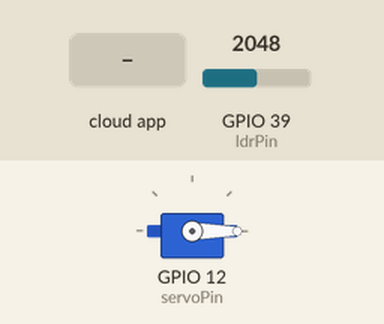
A sketch run on a simulated ESP32. On the bench: servo. The test bench sets the inputs (shaded band); at power-on: GPIO 39 (ldrPin) = 2048. WiFi joins after 1.5 s; servers stay silent unless stated; the Firebase database answers and starts empty; what the sketch prints to the serial monitor is not drawn.

Above: at 2.7 s.
2.8 s: the phone or cloud app sets tombol to 1
At 4.2 s:
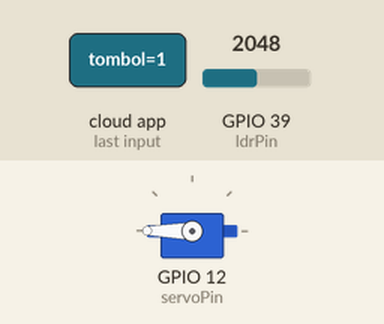
4.5 s: the phone or cloud app sets tombol to 0
At 5.6 s:
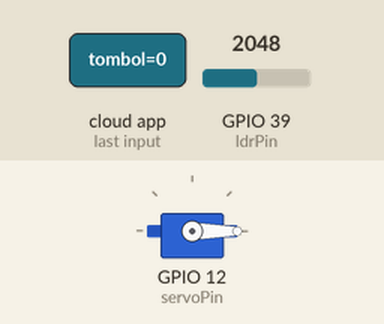
Timing chart, 0 to 7.5 s (numbered marks = the images above; inputs shaded):
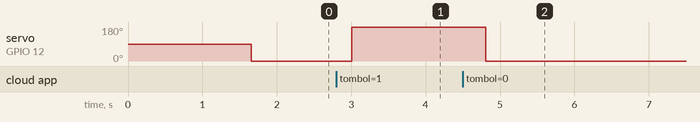

Measured:
- after the input at 2.8 s, servo on GPIO 12 (servoPin): 0° → 180° after 0.20 s
- after the input at 4.5 s, servo on GPIO 12 (servoPin): 180° → 0° after 0.31 s

The sketch:

miniproject4.ino
```cpp
#include <WiFi.h>
#include <FirebaseESP32.h>
#include <Servo_ESP32.h>


char ssid[] = "GITJ Wedarijaksa";
char pass[] = "terangdunia1975";

#define FIREBASE_HOST "https://miniproject-8ace4-default-rtdb.asia-southeast1.firebasedatabase.app/"
#define FIREBASE_AUTH "gwyOsHyNDXUGu7i5QD7ISGaacXLogoV1d9d2MLGH"

int servoPin= 12;
#define ldrPin 39

FirebaseData Fbdo;
int cahaya;

Servo_ESP32 serv;

void setup(){

  Serial.begin(9600);
  //Fungsi Koneksi

  WiFi.begin(ssid, pass);
  Serial.print("Connecting to Wi-Fi");
  while (WiFi.status() != WL_CONNECTED) {
    Serial.print(".");
    delay(300);
  }

  Serial.println();
  Serial.print("Connected with IP: ");
  Serial.println(WiFi.localIP());
  Serial.println();

  //Fungsi Menghubungkan Firebase ke Adruino
  Firebase.begin(FIREBASE_HOST, FIREBASE_AUTH);
  Firebase.reconnectWiFi(true);

  Firebase.setReadTimeout(Fbdo, 1000 * 60);
  Firebase.setwriteSizeLimit(Fbdo, "tiny");

  serv.attach(servoPin);
}

void loop() {
  cahaya = (0.009768*analogRead(ldrPin))+10;
  Serial.println(cahaya);
  int servalue = 0;
  int tombol;
  Firebase.getInt(Fbdo, "/projectiot4/tombol");
  tombol = Fbdo.intData();

   if(tombol == 1 ){
        //Gorden terbuka
        if(cahaya >= 20){
          serv.write(180);
          servalue=180;
        }else if (cahaya <20){
        //Gorden tertutup
          serv.write(0);
          servalue=0;
        }
  }else if(tombol ==0){
      serv.write(0);
      servalue = 0;
      cahaya = 0;
  }

  Firebase.setInt(Fbdo, "/projectiot4/cahaya", cahaya);
  Firebase.setInt(Fbdo, "/projectiot4/servo", servalue);
}
```
